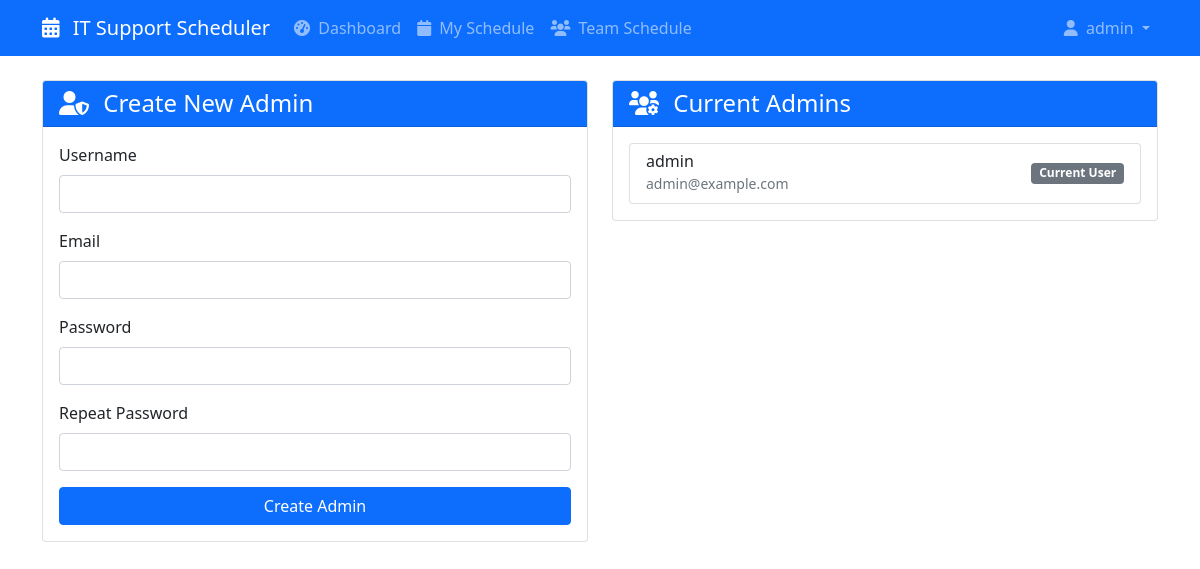
Page /admin/manage-admins (signed in) on the committed database.
### app/models.py (models this page shows, shortened)
class User(UserMixin, db.Model):
    id = db.Column(db.Integer, primary_key=True)
    username = db.Column(db.String(64), index=True, unique=True)
    email = db.Column(db.String(120), index=True, unique=True)
    password_hash = db.Column(db.String(128))
    is_admin = db.Column(db.Boolean, default=False)
    team_member = db.relationship('TeamMember', backref='user', uselist=False)

### app/admin/routes.py (the view, shortened to what this page needs)
@bp.route('/manage-admins', methods=['GET', 'POST'])
@login_required
@admin_required
def manage_admins():
    form = CreateAdminForm()
    admin_users = User.query.filter_by(is_admin=True).all()
    return render_template('admin/manage_admins.html',
                         title='Manage Admins',
                         form=form,
                         admin_users=admin_users)

### app/admin/forms.py (shortened to what this page needs)
class CreateAdminForm(FlaskForm):
    username = StringField('Username', validators=[DataRequired()])
    email = StringField('Email', validators=[DataRequired(), Email()])
    password = PasswordField('Password', validators=[DataRequired()])
    password2 = PasswordField(
        'Repeat Password', validators=[DataRequired(), EqualTo('password')])
    submit = SubmitField('Create Admin')

### app/models.py (called while the page is built)
@login.user_loader
def load_user(id):
    return User.query.get(int(id))

### app/templates/admin/manage_admins.html (shortened to what this page needs)
{% extends "base.html" %}
{% block content %}
<div class="container mt-4">
    <div class="row">
        <div class="col-md-6">
            <div class="card">
                <div class="card-header bg-primary text-white">
                    <h4 class="card-title mb-0">
                        <i class="fas fa-user-shield me-2"></i>
                        Create New Admin
                    </h4>
                </div>
                <div class="card-body">
                    <form action="" method="post" novalidate>
                        <div class="mb-3">
                            <label for="username" class="form-label">{{ form.username.label }}</label>
                            {{ form.username(class="form-control") }}
                        </div>
                        <div class="mb-3">
                            <label for="email" class="form-label">{{ form.email.label }}</label>
                            {{ form.email(class="form-control") }}
                        </div>
                        <div class="mb-3">
                            <label for="password" class="form-label">{{ form.password.label }}</label>
                            {{ form.password(class="form-control") }}
                        </div>
                        <div class="mb-3">
                            <label for="password2" class="form-label">{{ form.password2.label }}</label>
                            {{ form.password2(class="form-control") }}
                        </div>
                        <div class="d-grid">
                            {{ form.submit(class="btn btn-primary") }}
                        </div>
                    </form>
                </div>
            </div>
        </div>
        <div class="col-md-6">
            <div class="card">
                <div class="card-header bg-primary text-white">
                    <h4 class="card-title mb-0">
                        <i class="fas fa-users-cog me-2"></i>
                        Current Admins
                    </h4>
                </div>
                <div class="card-body">
                    <div class="list-group">
                        {% for admin in admin_users %}
                        <div class="list-group-item d-flex justify-content-between align-items-center">
                            <div>
                                <h6 class="mb-0">{{ admin.username }}</h6>
                                <small class="text-muted">{{ admin.email }}</small>
                            </div>
                            {% if admin != current_user %}
                            <form action="{{ url_for('admin.remove_admin', user_id=admin.id) }}" method="post" class="d-inline">
                                <button type="submit" class="btn btn-danger btn-sm"
                                        onclick="return confirm('Are you sure you want to remove admin privileges from {{ admin.username }}?')">
                                    <i class="fas fa-user-minus"></i>
                                    Remove
                                </button>
                            </form>
                            {% else %}
                            <span class="badge bg-secondary">Current User</span>
                            {% endif %}
                        </div>
                        {% endfor %}
                    </div>
                </div>
            </div>
        </div>
    </div>
</div>
{% endblock %}

### app/templates/base.html (shortened to what this page needs)
<!DOCTYPE html>
<html lang="en">
<head>
    <link href="https://cdn.jsdelivr.net/npm/bootstrap@5.1.3/dist/css/bootstrap.min.css" rel="stylesheet">
    <link href="https://cdnjs.cloudflare.com/ajax/libs/font-awesome/6.0.0/css/all.min.css" rel="stylesheet">
</head>
<body>
    <nav class="navbar navbar-expand-lg navbar-dark bg-primary">
        <div class="container">
            <a class="navbar-brand" href="{{ url_for('user.dashboard') }}">
                <i class="fas fa-calendar-alt me-2"></i>
                IT Support Scheduler
            </a>
            <div class="collapse navbar-collapse" id="navbarNav">
                <ul class="navbar-nav me-auto">
                    {% if current_user.is_authenticated %}
                    <li class="nav-item">
                        <a class="nav-link" href="{{ url_for('user.dashboard') }}">
                            <i class="fas fa-tachometer-alt me-1"></i>
                            Dashboard
                        </a>
                    </li>
                    <li class="nav-item">
                        <a class="nav-link" href="{{ url_for('user.my_schedule') }}">
                            <i class="fas fa-calendar me-1"></i>
                            My Schedule
                        </a>
                    </li>
                    <li class="nav-item">
                        <a class="nav-link" href="{{ url_for('user.team_schedule') }}">
                            <i class="fas fa-users me-1"></i>
                            Team Schedule
                        </a>
                    </li>
                    {% endif %}
                </ul>
                <ul class="navbar-nav">
                    {% if current_user.is_authenticated %}
                    <li class="nav-item dropdown">
                        <a class="nav-link dropdown-toggle" href="#" id="navbarDropdown" role="button" data-bs-toggle="dropdown">
                            <i class="fas fa-user me-1"></i>
                            {{ current_user.username }}
                        </a>
                    </li>
                    {% endif %}
                </ul>
            </div>
        </div>
    </nav>
    {% block content %}{% endblock %}
</body>
</html>

### app/templates/base.html (style rules this page uses)
.card { transition: transform 0.2s; margin-bottom: 1rem; }

### rows in the picture
User: username "admin", email "admin@example.com", shows "Current User"
